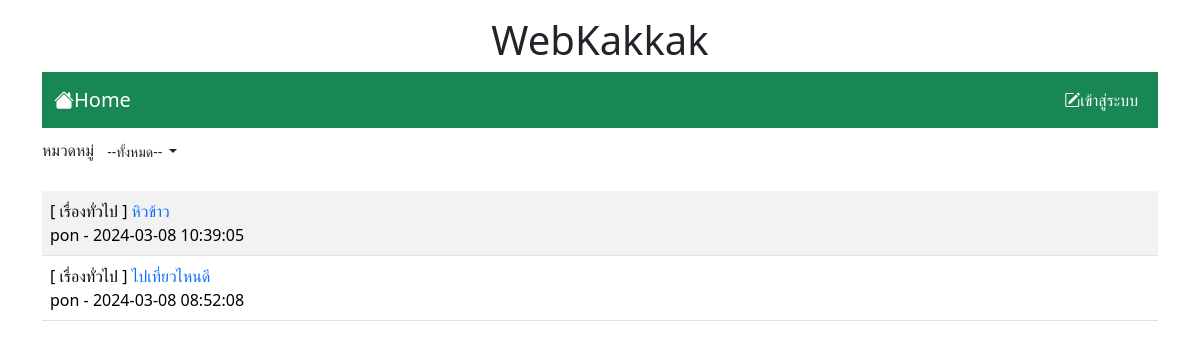
Before: / with the older database file.
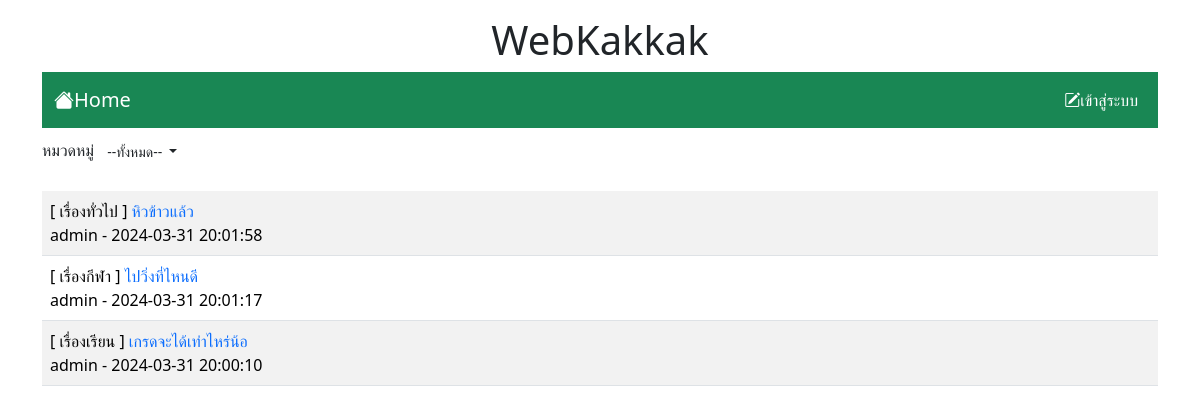
After: the same page with the newer database file.
### tables this page shows
CREATE TABLE `post` (
  `id` int(11) NOT NULL,
  `title` varchar(128) NOT NULL,
  `content` varchar(2048) NOT NULL,
  `post_date` datetime NOT NULL,
  `cat_id` int(11) NOT NULL,
  `user_id` int(11) NOT NULL
);

CREATE TABLE `category` (
  `id` int(11) NOT NULL,
  `name` varchar(32) NOT NULL
);

CREATE TABLE `user` (
  `id` int(11) NOT NULL,
  `login` varchar(32) NOT NULL,
  `password` varchar(64) NOT NULL,
  `name` varchar(64) NOT NULL,
  `gender` char(1) NOT NULL,
  `email` varchar(32) NOT NULL,
  `role` char(1) NOT NULL
);

### index.php (the view, shortened to what this page needs)
<!DOCTYPE html>
<html lang="en">
<head>
    <link rel="stylesheet" href="https://cdn.jsdelivr.net/npm/bootstrap-icons@1.11.3/font/bootstrap-icons.min.css">
    <link rel="stylesheet" href="bootstrap-5.3.2-dist/css/bootstrap.min.css">
</head>
<body>
    <div class="container-lg">
        <h1 style="text-align: center;" class="mt-3"> WebKakkak</h1>
        <?php include('nav.php')?>
        <div class="my-2 d-flex justify-content-between">
            <div>
                <lable>หมวดหมู่</lable>
                <span class="dropdown">
                    <?php
                        $conn=new PDO("mysql:host=localhost;dbname=webboard;charset=utf8","root","");
                    ?>
                    <button class="btn btn-white-50 btn-sm dropdown-toggle" type="button" data-bs-toggle="dropdown"
                        aria-expanded="false">
                            <?php
                            if(isset($_GET['id'])){
                            $sql="SELECT name FROM category WHERE id=$_GET[id]";
                            foreach($conn->query($sql)as $row)
                            echo "$row[name]";
                            }else{
                                echo "--ทั้งหมด--";
                            }
                            ?>
                    </button>
                        <?php
                            $sql="SELECT * FROM category";
                        ?>
                </span>
            </div>
        </div>
        <table class="table table-striped mt-4 ">
            <?php
            $conn=new PDO("mysql:host=localhost;dbname=webboard;charset=utf8","root","");
            if(isset($_GET['id'])){
                $sql="SELECT t3.name,t1.title,t1.id,t2.login,t1.post_date,t2.id as 'user_id' FROM post as t1
                INNER JOIN user as t2 ON (t1.user_id=t2.id)
                INNER JOIN category as t3 ON (t1.cat_id=t3.id)
                WHERE t1.cat_id=$_GET[id]
                ORDER BY t1.post_date DESC" ;
            }else{
                $sql="SELECT t3.name,t1.title,t1.id,t2.login,t1.post_date,t2.id as 'user_id' FROM post as t1
                INNER JOIN user as t2 ON (t1.user_id=t2.id)
                INNER JOIN category as t3 ON (t1.cat_id=t3.id)
                ORDER BY t1.post_date DESC" ;
            }
            $result=$conn->query($sql);
            while($row=$result->fetch()){
                echo "<tr><td class='d-flex'>
                <div class='flex-grow-1'>[ $row[0] ]<a href=post.php?id=$row[2]
                style=text-decoration:none> $row[1]</a><br>$row[3] - $row[4]</div>";
            }
            ?>
        </table>
    </div>
</body>
</html>

### nav.php (shortened to what this page needs)
<nav class="navbar navbar-expand-lg bg-success ">
            <div class="container-fluid">
                <a class="navbar-brand text-white" href="index.php"><i class="bi bi-house-fill"></i>Home</a>
                <ul class="navbar-nav">
                    <?php if (!isset($_SESSION['id'])) { ?>
                        <li class="nav-item">
                            <a class="nav-link text-white" aria-current="page" href="login.php">
                                <i class="bi bi-pencil-square"></i>เข้าสู่ระบบ
                            </a>
                        </li>
                    <?php } ?>
                </ul>
            </div>
        </nav>

Changed rows visible on the page:
removed post: category.name "เรื่องทั่วไป", title "หิวข้าว", user.login "pon", post_date "2024-03-08 10:39:05"
removed post: category.name "เรื่องทั่วไป", title "ไปเที่ยวไหนดี", user.login "pon", post_date "2024-03-08 08:52:08"
added post: category.name "เรื่องทั่วไป", title "หิวข้าวแล้ว", user.login "admin", post_date "2024-03-31 20:01:58"
added post: category.name "เรื่องกีฬา", title "ไปวิ่งที่ไหนดี", user.login "admin", post_date "2024-03-31 20:01:17"
added post: category.name "เรื่องเรียน", title "เกรดจะได้เท่าไหร่น้อ", user.login "admin", post_date "2024-03-31 20:00:10"
